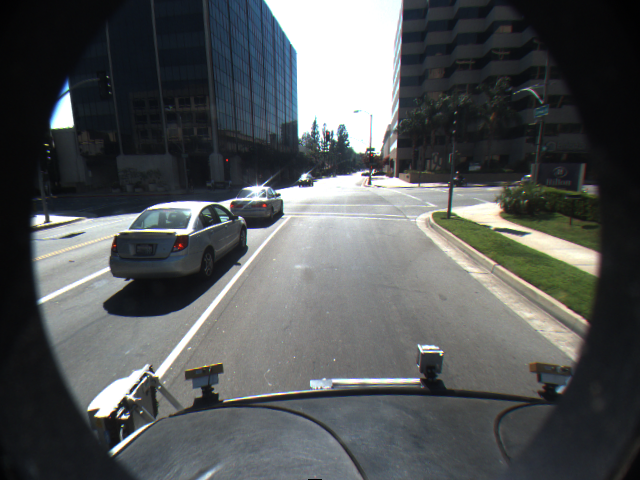
#> input picture src/dataset/images/f00124.png, 640 x 480 px
$ python main.py
#> lines starting #> are read from the running program, lines starting #| are printed output that depends on the picture; after the words box and inside, x2 and y2 are one past the last pixel; in counts of white or black regions, pixels touching at a corner belong together
#> further down, image1 is the input picture: shape (480, 640, 3); mean B, G, R 87.2, 86.4, 83.2

import cv2
import numpy as np

def detect_lanes(image):
  # Pre-process the image
  gray = cv2.cvtColor(image, cv2.COLOR_BGR2GRAY)
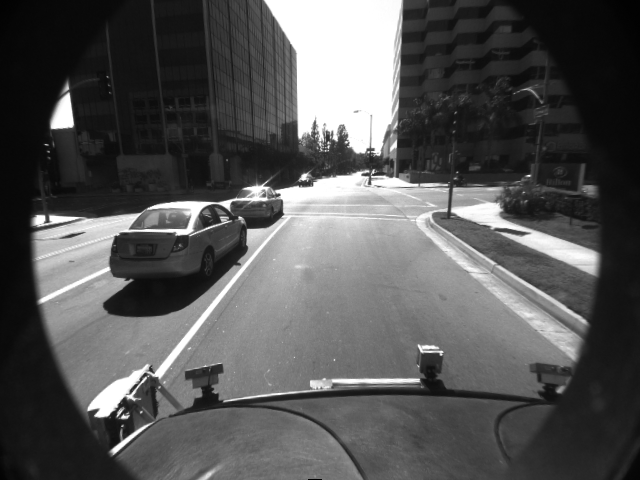
#> gray: shape (480, 640); min 0, max 255, mean 85.5
  blur = cv2.GaussianBlur(gray, (5, 5), 0)

  # Apply edge detection
  edges = cv2.Canny(blur, 50, 150)
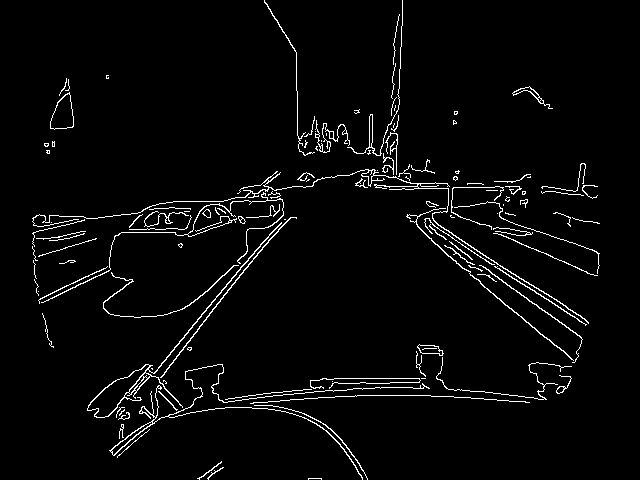
#> edges: shape (480, 640); 3.3% white in thin lines or dots, all inside (x1, y1, x2, y2) = (32, 0, 600, 480)

  # Use Hough transform to detect lines
  lines = cv2.HoughLinesP(edges, rho=1, theta=np.pi/180, threshold=50, minLineLength=50, maxLineGap=10)
#> lines = 44 rows, first 6: [425, 225, 582, 339], [151, 375, 275, 228], [188, 330, 261, 243], [420, 214, 529, 284], [383, 395, 453, 396], [429, 238, 514, 312]

  # Filter out lines that are not likely to be lane lines
  lanes = []
  for line in lines:
    x1, y1, x2, y2 = line[0]
    slope = (y2 - y1) / (x2 - x1)
    if abs(slope) < 0.5:
      continue
    lanes.append(line)
#> this loop made 44 passes
#> (x1, y1, x2, y2, slope) on passes 1 to 12: (425, 225, 582, 339, 0.726), (151, 375, 275, 228, -1.19), (188, 330, 261, 243, -1.19), (420, 214, 529, 284, 0.642), (383, 395, 453, 396, 0.0143), (429, 238, 514, 312, 0.871), (158, 379, 253, 258, -1.27), (359, 186, 449, 186, 0), (38, 300, 109, 265, -0.493), (427, 201, 594, 275, 0.443), (322, 378, 437, 378, 0), (453, 187, 519, 186, -0.0152)
#> after the loop, lanes = 18 items, first 6: [[425, 225, 582, 339]], [[151, 375, 275, 228]], [[188, 330, 261, 243]], [[420, 214, 529, 284]], [[429, 238, 514, 312]], [[158, 379, 253, 258]]

  # Overlay the detected lanes on the original image
  output = image.copy()
  for lane in lanes:
    x1, y1, x2, y2 = lane[0]
    cv2.line(output, (x1, y1), (x2, y2), (0, 255, 0), 2)
#> this loop made 18 passes
#> (x1, y1, x2, y2) on passes 1 to 12: (425, 225, 582, 339), (151, 375, 275, 228), (188, 330, 261, 243), (420, 214, 529, 284), (429, 238, 514, 312), (158, 379, 253, 258), (159, 379, 269, 239), (416, 215, 585, 324), (398, 120, 402, 0), (483, 266, 581, 337), (493, 260, 587, 321), (224, 211, 277, 171)
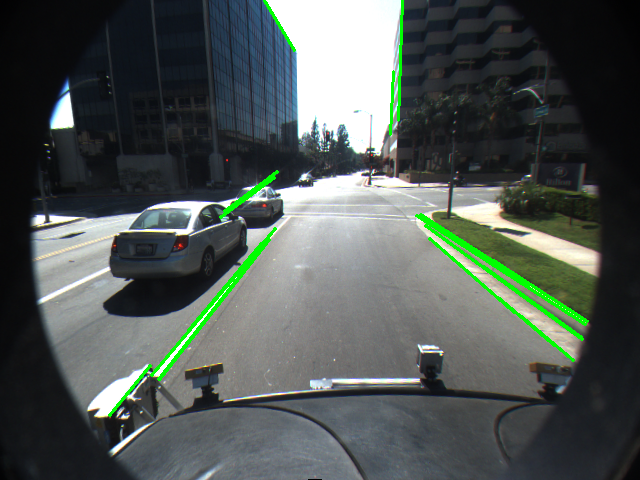
#> output: shape (480, 640, 3); 1.82% of pixels changed, all inside (x1, y1, x2, y2) = (108, 0, 589, 417)

  return output

# Test the lane detection function on sample images
image1 = cv2.imread("../dataset/images/f00124.png")
#image2 = cv2.imread("../dataset/images/dest3.png")
#image3= cv2.VideoCapture("D:\Proje1\lane-detection-ai\src\dataset\mideos\challenge.mp4")


lane_image1 = detect_lanes(image1)
#lane_image2 = detect_lanes(image2)


cv2.imwrite("../output/lane_image1.jpg", lane_image1)
#cv2.imwrite("../output/lane_image2.jpg", lane_image2)


cv2.imshow("result", lane_image1)
cv2.waitKey(0)
#cv2.imshow("result", lane_image2)
#cv2.waitKey(0)

$ run again, with src/dataset/images/f00114.png copied over src/dataset/images/f00124.png
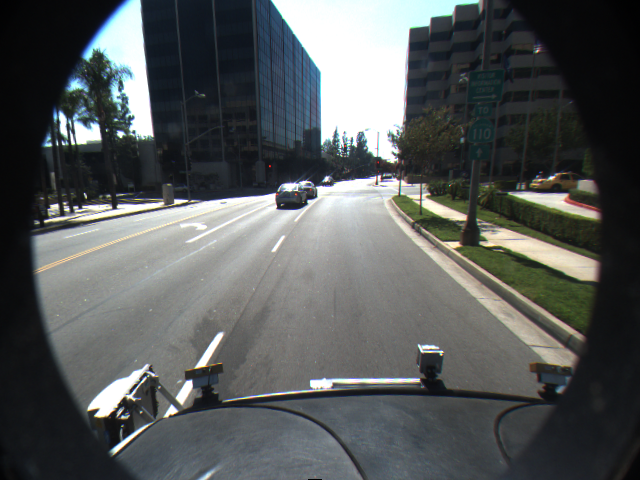
#> input picture src/dataset/images/f00114.png, 640 x 480 px
#> image1 is the input picture: shape (480, 640, 3); mean B, G, R 89.1, 89.1, 85.7
#> in detect_lanes, `edges = cv2.Canny(blur, 50, 150)`:
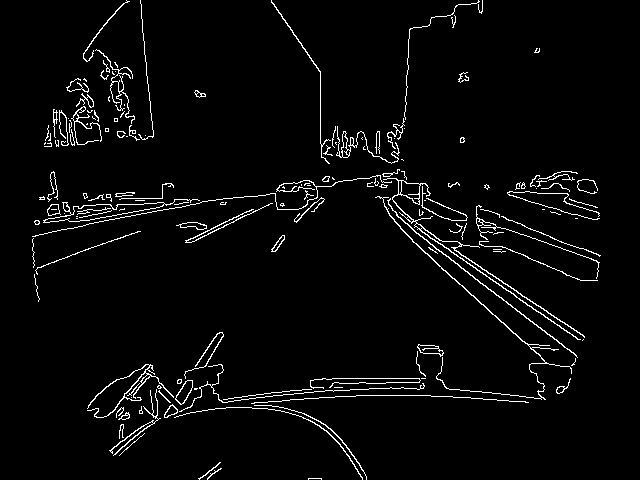
#> edges: shape (480, 640); 3.4% white in thin lines or dots, all inside (x1, y1, x2, y2) = (32, 0, 601, 480)
#> lines = 48 rows, first 6: [403, 221, 564, 347], [408, 220, 577, 339], [407, 217, 584, 336], [146, 213, 199, 203], [202, 201, 275, 193], [219, 399, 331, 386]
#> the loop in detect_lanes, `for line in lines:` made 48 passes
#> (x1, y1, x2, y2, slope) on passes 1 to 8: (403, 221, 564, 347, 0.783), (408, 220, 577, 339, 0.704), (407, 217, 584, 336, 0.672), (146, 213, 199, 203, -0.189), (202, 201, 275, 193, -0.11), (219, 399, 331, 386, -0.116), (411, 239, 549, 364, 0.906), (150, 391, 201, 392, 0.0196)
#> after the loop in detect_lanes, `for line in lines:`: lanes = 15 items, first 6: [[403, 221, 564, 347]], [[408, 220, 577, 339]], [[407, 217, 584, 336]], [[411, 239, 549, 364]], [[424, 229, 584, 337]], [[404, 128, 409, 29]]
#> the loop in detect_lanes, `for lane in lanes:` made 15 passes
#> after the loop in detect_lanes, `for lane in lanes:`:
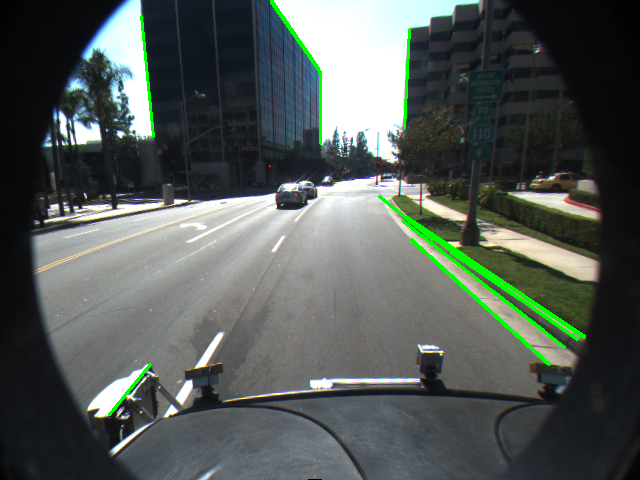
#> output: shape (480, 640, 3); 1.48% of pixels changed, all inside (x1, y1, x2, y2) = (108, 0, 586, 416)
